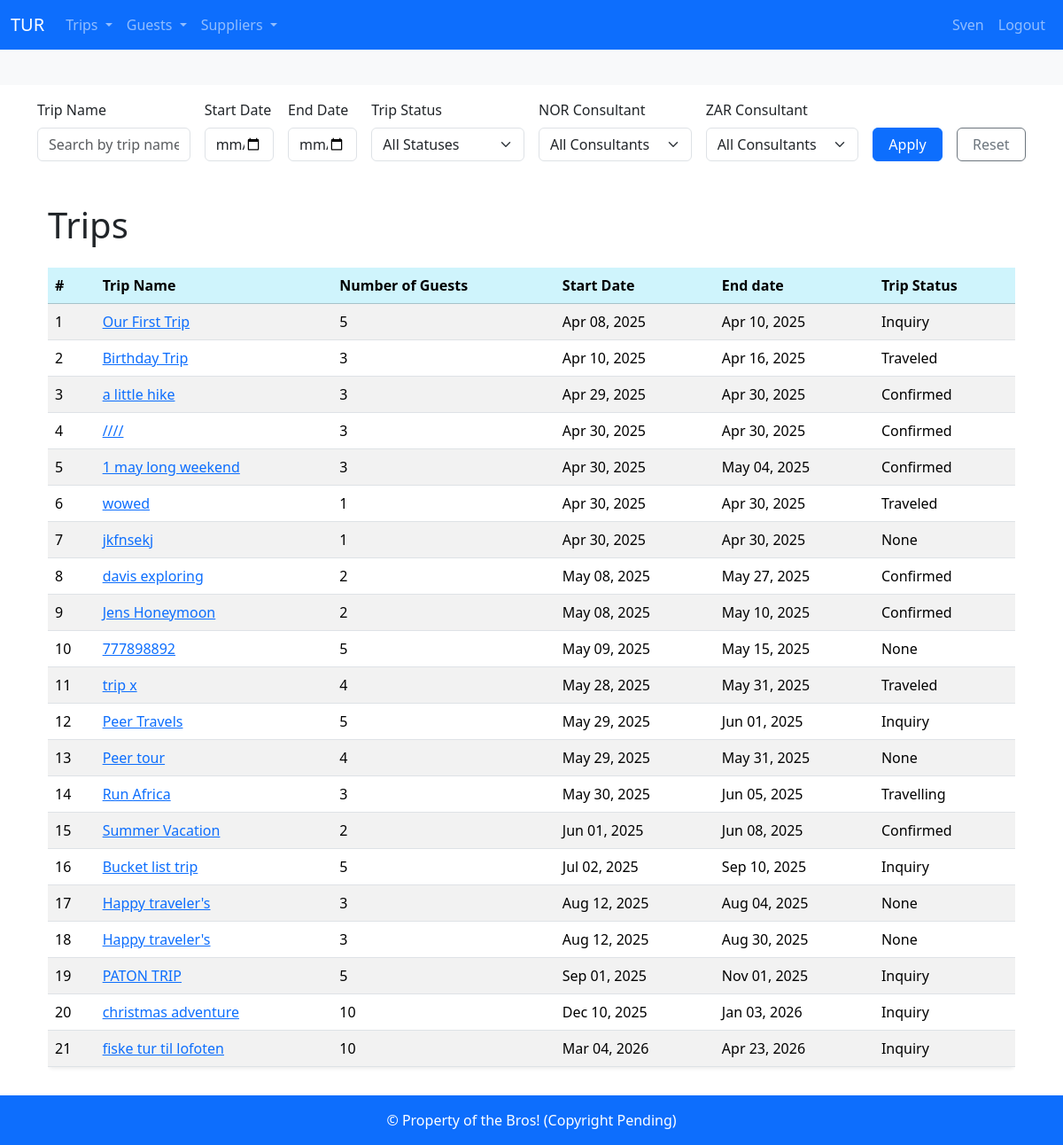
/trips (signed in), run on an earlier commit of the app's database.
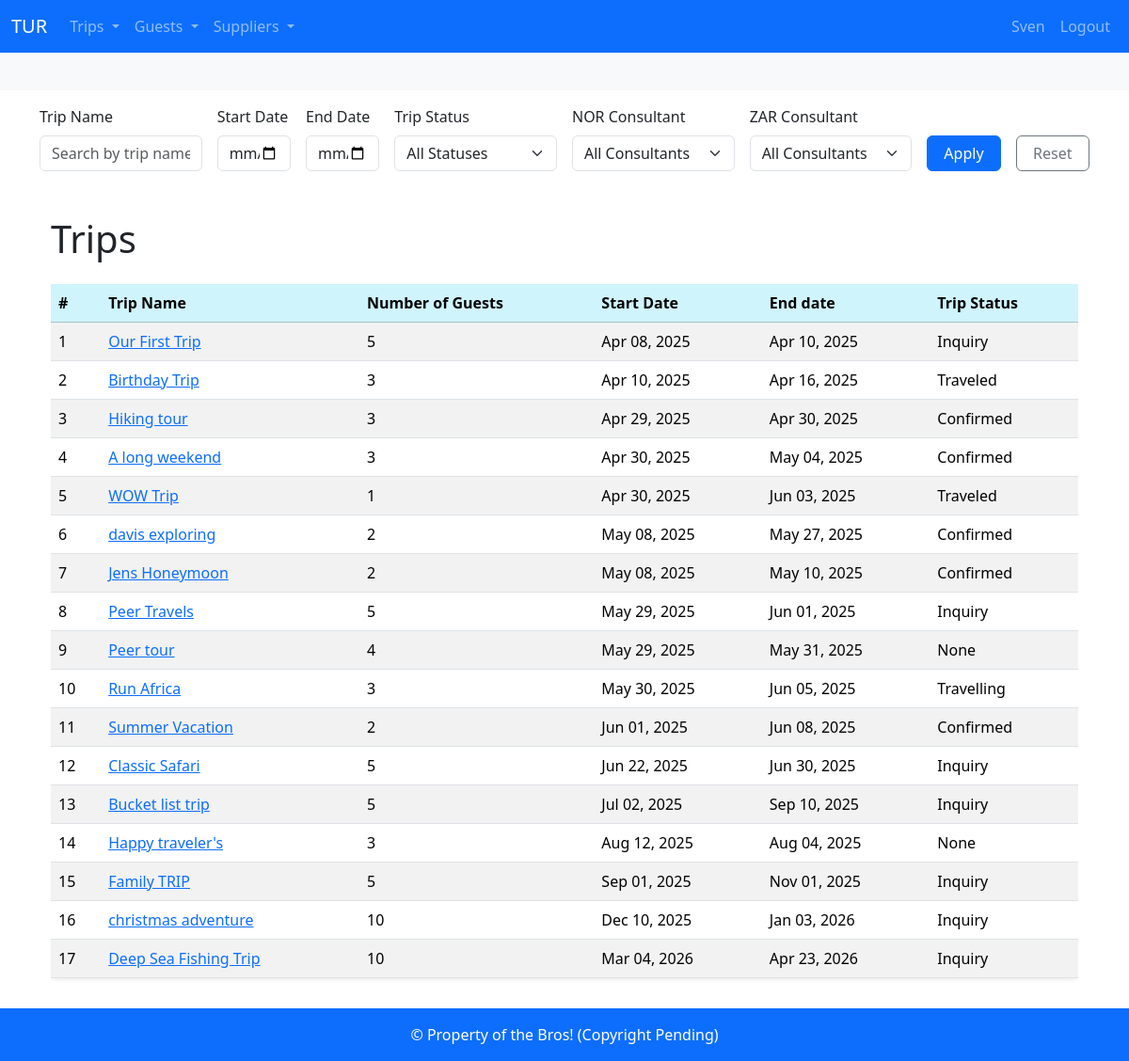
And on a later commit of the database.
### booking_system/models.py (models this page shows, shortened)
class Trip(models.Model):
    name = models.CharField(max_length=64)
    number_of_guests = models.IntegerField()
    guests = models.ManyToManyField(Guest, related_name="trips", blank=True)
    start_date = models.DateField()
    end_date = models.DateField()
    generated = models.ForeignKey(Generated, on_delete=models.SET_NULL, blank=True, null=True)
    agent = models.ForeignKey(Agent, on_delete=models.SET_NULL, blank=True, null=True)
    payment_status = models.ForeignKey(PaymentStatus, on_delete=models.PROTECT, blank=True, null=True)
    trip_status = models.ForeignKey(TripStatus, on_delete=models.PROTECT, blank=True, null=True)
    no_consultant = models.ForeignKey(
        Consultant, on_delete=models.PROTECT, null=True, blank=True, related_name="no_consultant_trips", verbose_name='Norwegian consultant')
    sa_consultant = models.ForeignKey(
        Consultant, on_delete=models.PROTECT, null=True, blank=True, related_name="sa_consultant_trips", verbose_name='South African consultant')
    note = models.TextField(blank=True, null=True)
    class Meta:
        ordering = ["start_date"]

class TripStatus(models.Model):
    title = models.CharField(max_length=255, unique=True)
    description = models.CharField(max_length=255, blank= True, null=True)
    class Meta:
        verbose_name_plural = "TripStatuses"
    def __str__(self):
        return self.title

### booking_system/views.py (the view)
@login_required
def trips_overview(request):
    search_query = request.GET.get('search', '')
    status_filter = request.GET.get('status', '')
    start_date = request.GET.get('start_date', '')
    end_date = request.GET.get('end_date', '')
    no_consultant_f = request.GET.get('no_consultant', '')
    sa_consultant_f = request.GET.get('sa_consultant', '')
    trips = Trip.objects.all()
    statuses = TripStatus.objects.all()
    cons = Consultant.objects.all()
    if search_query:
        trips = trips.filter(name__icontains=search_query)
    if status_filter:
        trips = trips.filter(trip_status=status_filter)
    if start_date:
        trips = trips.filter(start_date__gte=start_date)
    if end_date:
        trips = trips.filter(end_date__lte=end_date)
    if no_consultant_f:
        trips = trips.filter(no_consultant=no_consultant_f)
    if sa_consultant_f:
        trips = trips.filter(sa_consultant=sa_consultant_f)
    context = {
        'trips': trips,
        'statuses': statuses,
        'search_query': search_query,
        'status_filter': status_filter,
        'start_date': start_date,
        'end_date': end_date,
        'cons': cons,
        'no_consultant_f': no_consultant_f,
        'sa_consultant_f': sa_consultant_f
    }
    return render(request, 'booking_system/trip/trips_overview.html', context)

### booking_system/models.py (called while the page is built)
    def __str__(self):
        return self.user.get_full_name() or self.user.username

### booking_system/templates/booking_system/trip/trips_overview.html (shortened to what this page needs)
{%extends "base.html" %}
{%block body%}
<form method="get" class="row g-3 mb-6 align-items-end">
  <div class="col-md-2">
    <label for="search" class="form-label">Trip Name</label>
    <input type="text" id="search" name="search" class="form-control" placeholder="Search by trip name"
           value="{{ search_query }}">
  </div>
  <div class="col-md-1">
    <label for="start-date" class="form-label">Start Date</label>
    <input type="date" id="start-date" name="start_date" class="form-control" value="{{ start_date }}">
  </div>
  <div class="col-md-1">
    <label for="end-date" class="form-label">End Date</label>
    <input type="date" id="end-date" name="end_date" class="form-control" value="{{ end_date }}">
  </div>
  <div class="col-md-2">
    <label for="status" class="form-label">Trip Status</label>
    <select id="status" name="status" class="form-select">
      <option value="">All Statuses</option>
    </select>
  </div>
  <div class="col-md-2">
    <label for="no_consultant" class="form-label">NOR Consultant</label>
    <select id="no_consultant" name="no_consultant" class="form-select">
      <option value="">All Consultants</option>
    </select>
  </div>
  <div class="col-md-2">
    <label for="sa_consultant" class="form-label">ZAR Consultant</label>
    <select id="sa_consultant" name="sa_consultant" class="form-select">
      <option value="">All Consultants</option>
    </select>
  </div>
  <div class="col-md-1 d-grid">
    <button type="submit" class="btn btn-primary">Apply</button>
  </div>
  <div class="col-md-1 d-grid">
    <a href="{% url 'trips_overview' %}" class="btn btn-outline-secondary">Reset</a>
  </div>
</form>
{% include "booking_system/partials/trip_list.html" %}
{%endblock body%}

### booking_system/templates/booking_system/partials/trip_list.html
<div class="container mt-5">
    <h1 class="mb-4"> Trips</h1>
    <div class="table-responsive">
        <table class="table table-striped table-hover shadow-sm rounded">
            <thead class="table-info">
                <tr>
                    <th>#</th>
                    <th>Trip Name</th>
                    <th>Number of Guests</th>
                    <th>Start Date</th>
                    <th>End date</th>
                    <th>Trip Status</th>
                </tr>
            </thead>
            <tbody>
                {% for trip in trips %}
                <tr class="position-relative">
                    <td>{{ forloop.counter }}</td>
                    <td>
                    <a href="{% url 'view_trip' trip.id %}">{{ trip.name }}</a>
                    </td>
                    <td>{{ trip.number_of_guests }}</td>
                    <td>{{ trip.start_date|date:"M d, Y" }}</td>
                    <td>{{ trip.end_date|date:"M d, Y" }}</td>
                    <td>{{ trip.trip_status}}</td>
                </tr>
                {% empty %}
                <tr>
                    <td colspan="5" class="text-center">No trips found.</td>
                </tr>
                {% endfor %}
            </tbody>
        </table>
    </div>
</div>

What changed in the data, as far as the page shows it:
removed Trip: name "////", number_of_guests "3", start_date "Apr 30, 2025", end_date "Apr 30, 2025", trip_status "Confirmed"
removed Trip: name "jkfnsekj", number_of_guests "1", start_date "Apr 30, 2025", end_date "Apr 30, 2025", trip_status "None"
removed Trip: name "777898892", number_of_guests "5", start_date "May 09, 2025", end_date "May 15, 2025", trip_status "None"
removed Trip: name "trip x", number_of_guests "4", start_date "May 28, 2025", end_date "May 31, 2025", trip_status "Traveled"
removed Trip: name "Happy traveler's", number_of_guests "3", start_date "Aug 12, 2025", end_date "Aug 30, 2025", trip_status "None"
changed Trip: name "a little hike" → "Hiking tour"
changed Trip: name "1 may long weekend" → "A long weekend"
changed Trip: name "wowed" → "WOW Trip"; end_date "Apr 30, 2025" → "Jun 03, 2025"
added Trip: name "Classic Safari", number_of_guests "5", start_date "Jun 22, 2025", end_date "Jun 30, 2025", trip_status "Inquiry"
changed Trip: name "PATON TRIP" → "Family TRIP"
changed Trip: name "fiske tur til lofoten" → "Deep Sea Fishing Trip"
